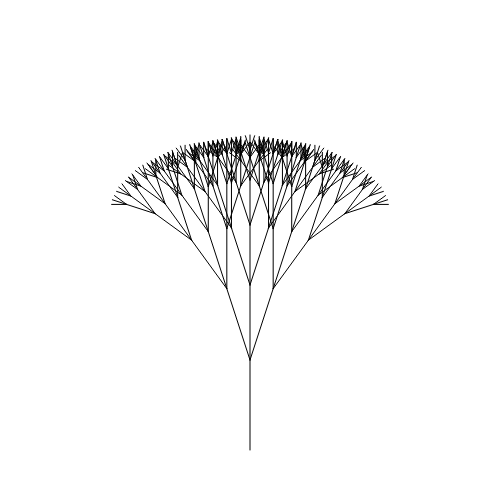
Frame 1 (no input)
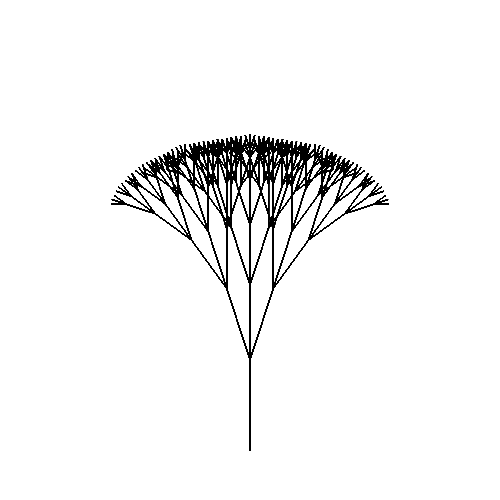
Frame 60 (no input)
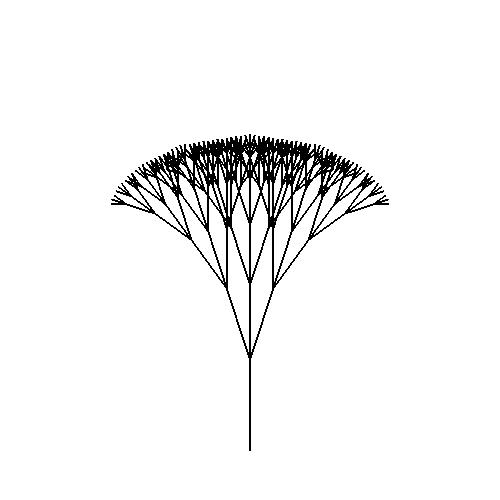
Frame 120 (the mouse pressed at the canvas centre since frame 60)

The p5.js sketch that drew these frames (run headless with seeded random() and noise() and a simulated clock; from frame 60 on, the mouse is pressed at the canvas centre):

// p5.js sketch
// ── sketch.js
// ballon challenge
// jordan
// 11/27/2024
//
// Extra for Experts:
// - describe what you did to take this project "above and beyond"





let scale = 15;


function setup() {
  createCanvas(500, 500);
  background(255);
  
}

function draw() {
  drawTree(width/2, height*.9, 90, 6);
}

function drawLine( x1,  y1,  x2,  y2,  depth) {
  //draw a line segment connecting (x1,y1) to (x2,y2)
  line(x1, y1, x2, y2);
}

function drawTree(x1, y1, angle, depth) {
  if (depth > 0) {
    let x2 = x1 + (cos(radians(angle))*depth*scale);     //calculate endpoints of current branch
    let y2 = y1 - (sin(radians(angle))*depth*scale);     //using trig ratios. Get shorter based on depth
  
    drawLine(x1, y1, x2, y2, depth);

    //for a 2-branch tree:
    drawTree(x2, y2, angle-18, depth-1);
    drawTree(x2, y2, angle+18, depth-1);
    drawTree(x2, y2, angle, depth-1);
  }
}
